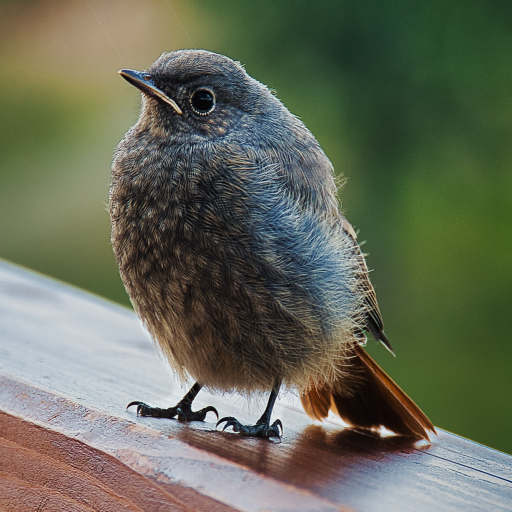
#> input picture data/image/birb.png, 1024 x 1024 px, given as the content of the folder input, which was not available (shown at 1/2 size)
$ python run.py
#> lines starting #> are read from the running program, lines starting #| are printed output that depends on the picture; pictures that were not available may be replaced by others from this repository, and a replacement may not be noted
### src/converter.py
import os
import pandas as pd
import numpy as np
import cv2
import sys


def load_dataset(file_path):

    print(f"Loading dataset: {file_path}...")
    _, extension = os.path.splitext(file_path.lower())

    # png loading
    if extension == '.png':
        data, metadata = decode_image(file_path)
        metadata['type'] = 'image'
        metadata['dims'] = 3
        return data, metadata

    # csv loading
    elif extension == '.csv':
        df = pd.read_csv(file_path)
        data = df.to_numpy()
        metadata = {'type': 'tabular', 'dims': data.shape[1]}
        return data, metadata

    else:
        raise ValueError(f"Unsupported file format {extension}. Please provide a PNG or CSV.")


def decode_image(input_image_path):
    # load the image
#> called with input_image_path = 'input/birb.png'
    image = cv2.imread(input_image_path)
#> image is the input picture: shape (1024, 1024, 3); mean B, G, R 88.4, 106.2, 101.5
    if image is None:
        print(f"error: could not load image from {input_image_path}")
        sys.exit(1)

    # ensure the image is rgb
    image = cv2.cvtColor(image, cv2.COLOR_BGR2RGB)

    # save dimensions
    height, width, channels = image.shape
#> height = 1024; width = 1024; channels = 3

    # convert from image to array
    pixel_data = image.reshape((height * width, channels))

    # cast to float
    pixel_data = pixel_data.astype(np.float32)

    # normalize between 0 and 1
    pixel_data /= 255.0

    # pack the dimensions into metadata
    metadata = {
        'original_shape': (height, width, channels)
    }
#> metadata = {'original_shape': (1024, 1024, 3)}

    return pixel_data, metadata


def encode_image(labels, centers, metadata, output_image_path):

    # unpack the dimensions directly from the metadata dictionary
    height, width, channels = metadata['original_shape']

    # map each pixel to its assigned cluster color
    reconstructed_pixels = centers[labels]

    # reshape back to original image dimensions
    reconstructed_image = reconstructed_pixels.reshape((height, width, channels))

    # denormalize from 0.0-1.0 float back to 0-255 integers
    reconstructed_image = (reconstructed_image * 255).astype(np.uint8)

    # convert RGB back to BGR
    reconstructed_image = cv2.cvtColor(reconstructed_image, cv2.COLOR_RGB2BGR)

    # ensure the output directory exists
    os.makedirs(os.path.dirname(output_image_path), exist_ok=True)

    # save the image
    cv2.imwrite(output_image_path, reconstructed_image)

### src/coreset.py
import numpy as np
from sklearn.cluster import kmeans_plusplus
from sklearn.metrics import pairwise_distances_argmin


def get_initial_approximation(data, k, q):
    # grab a small subset to make initialization fast
    subset_size = min(len(data), max(1024, q))
    indices = np.random.choice(len(data), size=subset_size, replace=False)
    subset = data[indices]

    centers, _ = kmeans_plusplus(subset, n_clusters=k, random_state=42)

    # the nearest center for all data points
    labels = pairwise_distances_argmin(data, centers)

    return labels, centers


# [8 lines left out: function calculate_epsilon_radius, not called in this run]


def calculate_mean_radius(cluster_points, center):
    # calculate the squared distance for all points in this cluster
    distances_sq = np.sum((cluster_points - center) ** 2, axis=1)

    # take the mean of those distances
    mean_dist_sq = np.mean(distances_sq)

    # do the normalized radius
    radius = np.sqrt(mean_dist_sq)

    return radius, distances_sq


def partition_cluster(cluster_points, distances_sq, radius):
    # create the masks based on radius
    inner_mask = distances_sq <= (radius ** 2)
    outer_mask = ~inner_mask

    # separate points inside and outside
    inner_points = cluster_points[inner_mask]
    outer_points = cluster_points[outer_mask]
    outer_distances_sq = distances_sq[outer_mask]

    return inner_points, outer_points, outer_distances_sq


def sample_inner_points(inner_points, target_size):
    number_inner = len(inner_points)

    if number_inner == 0:
        return np.empty((0, inner_points.shape[1])), np.array([])

    # if the target size is larger than the available points take all of them
    actual_size = min(target_size, number_inner)

    # uniform random sampling
    indices = np.random.choice(number_inner, size=actual_size, replace=False)
    sampled_points = inner_points[indices]

    # uniform weight assignment
    weight_value = number_inner / actual_size
    weights = np.full(actual_size, weight_value)

    return sampled_points, weights


def sample_outer_points(outer_points, outer_distances_sq, target_size):
    number_outer = len(outer_points)

    if number_outer == 0:
        return np.empty((0, outer_points.shape[1])), np.array([])

    actual_size = min(target_size, number_outer)
    cost_outer = np.sum(outer_distances_sq)

    if cost_outer == 0:
        # Fallback to uniform if all outer points sit exactly on the radius boundary
        return sample_inner_points(outer_points, target_size)

    # calculate non-uniform probability distribution
    probabilities = outer_distances_sq / cost_outer

    # sample based on probabilities
    indices = np.random.choice(number_outer, size=actual_size, replace=False, p=probabilities)
    sampled_points = outer_points[indices]

    # calculate inversely proportional weights
    sampled_distances_sq = outer_distances_sq[indices]
    weights = cost_outer / (actual_size * sampled_distances_sq)

    return sampled_points, weights


def build_coreset(data, k, q):

    labels, centers = get_initial_approximation(data, k, q)

    coreset_points = []
    coreset_weights = []

    # Sort the data once by label to group identical clusters in memory
    sort_indices = np.argsort(labels)
    sorted_labels = labels[sort_indices]
    sorted_data = data[sort_indices]

    # Calculate exactly how many points belong to each cluster
    cluster_sizes = np.bincount(sorted_labels, minlength=k)

    current_index = 0

    for i in range(k):
        size = cluster_sizes[i]
        if size == 0:
            continue

        # Slice the sorted data array using exact memory indexes
        cluster_points = sorted_data[current_index : current_index + size]
        current_index += size

        center = centers[i]

        # Partition the data
        radius, distances_sq = calculate_mean_radius(cluster_points, center)
        inner_pts, outer_pts, outer_dist_sq = partition_cluster(cluster_points, distances_sq, radius)

        # calculate an optimal split
        budget_per_cluster = q // k
        inner_ratio = len(inner_pts) / size
        inner_sample = max(1, int(budget_per_cluster * inner_ratio))
        outer_sample = max(1, budget_per_cluster - inner_sample)

        # Sample the partitions
        sampled_inner, weights_inner = sample_inner_points(inner_pts, inner_sample)
        sampled_outer, weights_outer = sample_outer_points(outer_pts, outer_dist_sq, outer_sample)

        # Store results
        if len(sampled_inner) > 0:
            coreset_points.append(sampled_inner)
            coreset_weights.append(weights_inner)

        if len(sampled_outer) > 0:
            coreset_points.append(sampled_outer)
            coreset_weights.append(weights_outer)

    # Concatenate all sampled blocks into final arrays
    final_points = np.vstack(coreset_points)
    final_weights = np.concatenate(coreset_weights)

    return final_points, final_weights

### src/visualize.py
import os
import numpy as np
import matplotlib.pyplot as plt
from sklearn.decomposition import PCA


# routing function for visualizations
def generate_plot(data, centers, metadata, output_path, title="Cluster Visualization"):

    dims = metadata.get('dims', data.shape[1])

    if dims == 2:
        plot_2d(data, centers, output_path, title)
    elif dims == 3:
        plot_3d_rgb(data, centers, output_path, title)
    elif dims == 6:
        plot_6d(data, centers, output_path, title)
    else:
        print(f"Visualization skipped: No plotting logic for {dims}D data.")


# [17 lines left out: function plot_2d, not called in this run]


def plot_3d_rgb(data, centers, output_path, title):
    # Downsample background pixels for performance and clean plotting
    np.random.seed(42)
    sample_size = min(50000, data.shape[0])
    bg_pixels = data[np.random.choice(data.shape[0], sample_size, replace=False)]

    fig = plt.figure(figsize=(16, 8))
    fig.suptitle(title, fontsize=16, fontweight='bold')

    def format_3d_axes(ax, view_title, elev, azim):
        # Background pixels colored by their actual RGB values
        ax.scatter(bg_pixels[:, 0], bg_pixels[:, 1], bg_pixels[:, 2],
                   c=bg_pixels, s=5, alpha=0.02, edgecolors='none')

        # Black diamonds for the computed cluster centers
        ax.scatter(centers[:, 0], centers[:, 1], centers[:, 2],
                   c='black', marker='D', s=100, edgecolors='white', linewidth=1.5, depthshade=False)

        ax.set_title(view_title, pad=10)
        ax.set_xlabel('Red')
        ax.set_ylabel('Green')
        ax.set_zlabel('Blue')
        ax.set_xlim(0, 1)
        ax.set_ylim(0, 1)
        ax.set_zlim(0, 1)

        ax.xaxis.set_pane_color((1.0, 1.0, 1.0, 0.0))
        ax.yaxis.set_pane_color((1.0, 1.0, 1.0, 0.0))
        ax.zaxis.set_pane_color((1.0, 1.0, 1.0, 0.0))

        ax.view_init(elev=elev, azim=azim)

    # Plot 45 degrees
    ax1 = fig.add_subplot(121, projection='3d')
    format_3d_axes(ax1, "Angle: 45°", elev=25, azim=45)

    # Plot 135 degrees
    ax2 = fig.add_subplot(122, projection='3d')
    format_3d_axes(ax2, "Angle: 135°", elev=25, azim=135)

    plt.tight_layout()

    os.makedirs(os.path.dirname(output_path), exist_ok=True)
    plt.savefig(output_path, dpi=300, bbox_inches='tight')
    plt.close(fig) # Prevent memory leaks during loops
    print(f"3D RGB Plot saved to {output_path}")


# [53 lines left out: function plot_6d, not called in this run]

### src/run.py
import time
import os
import csv
import numpy as np
from sklearn.cluster import KMeans

from src.converter import load_dataset, encode_image
from src.coreset import build_coreset
from src.visualize import generate_plot


# Execution Parameters
iterations = 5
k_values = [2, 4, 8, 16, 32, 64]
q_budgets = [64, 128, 256, 512, 1024, 2048, 4096]

# Feature Toggles
enable_metrics = False
enable_output = True


# Executes a standard loyd method for clustering
# [103 lines left out: functions run_standard_loyd, run_biased_coreset, run_uniform_coreset, dataset_metrics, not called in this run]


# will generate visualizations of the clusters in output
def dataset_output(file_path, file_output, file_name):
    data, metadata = load_dataset(file_path)
#> metadata = {'original_shape': (1024, 1024, 3), 'type': 'image', 'dims': 3}

    q = 4096

    for k in k_values:
        coreset_points, coreset_weights = build_coreset(data, k, q)

        kmeans = KMeans(n_clusters=k, init='k-means++', n_init=1, max_iter=300, random_state=42)
        kmeans.fit(coreset_points, sample_weight=coreset_weights)

        labels = kmeans.predict(data)
        centers = kmeans.cluster_centers_

        plot_path = os.path.join(file_output, f"{file_name}-k{k}-q{q}.png")
        generate_plot(data, centers, metadata, plot_path, title=f"{file_name} (k={k}, |Q|={q})")

        if metadata['type'] == 'image':
            image_path = os.path.join(file_output, f"{file_name}-k{k}-q{q}-reconstructed.png")
            encode_image(labels, centers, metadata, image_path)
#> this loop made 6 passes
#> (centers, cluster_sizes in build_coreset) on pass 1: ([[0.2, 0.302, 0.188], [0.463, 0.525, 0.612]], [619803, 428773])
#> cluster_sizes in build_coreset on pass 2: [216332, 408616, 223244, 200384]
#> pass 1, in plot_3d_rgb, `plt.savefig(output_path, dpi=300, bbox_inches='tight')`:
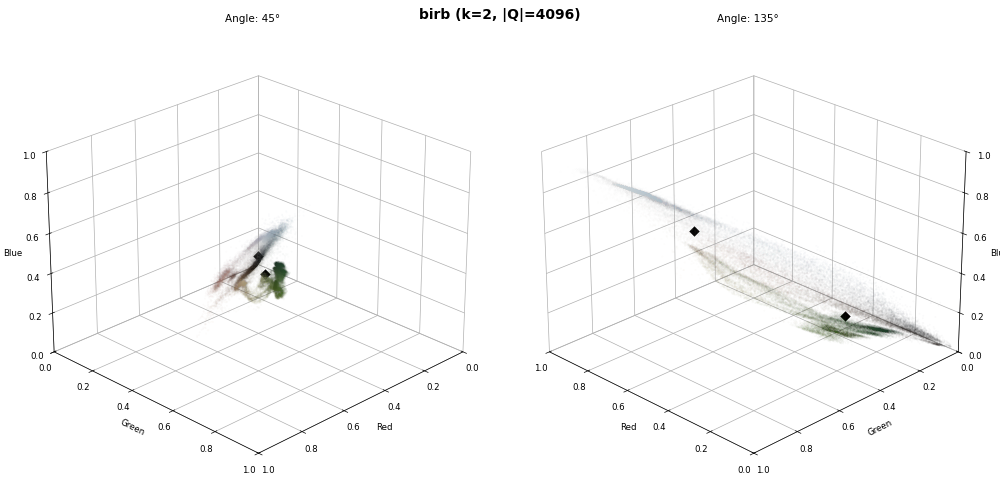
#> figure drawn by matplotlib, 2 panels
#> pass 1, in encode_image, `reconstructed_image = reconstructed_pixels.reshape((height, width, cha..`:
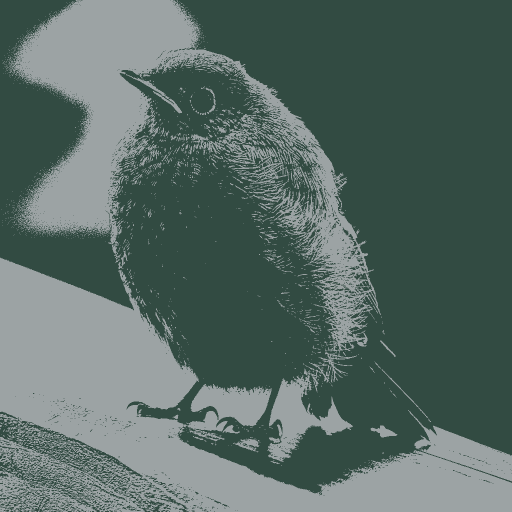
#> reconstructed_image: shape (1024, 1024, 3) float32 (shown at 1/2 size); mean of channels 0, 1, 2 0.4, 0.419, 0.348; drawn as B, G, R
#> pass 2, in encode_image (call 2), `reconstructed_image = reconstructed_pixels.reshape((height, width, cha..`:
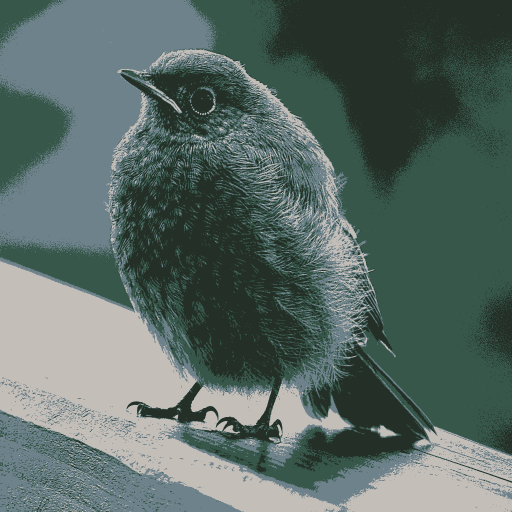
#> reconstructed_image: shape (1024, 1024, 3) float32 (shown at 1/2 size); mean of channels 0, 1, 2 0.395, 0.418, 0.349; drawn as B, G, R


def main():

    metrics_file1 = None
    metrics_file2 = None
    metrics_file3 = None
    writer1 = None
    writer2 = None
    writer3 = None

    if (enable_metrics):
        metrics_file1 = open("metrics/metrics_loyd.csv", mode='w', newline='')
        writer1 = csv.writer(metrics_file1)
        writer1.writerow([
            "Dataset", "Clusters", "Budget", "Iteration", "Cost", "Time"
        ])

        metrics_file2 = open("metrics/metrics_biased.csv", mode='w', newline='')
        writer2 = csv.writer(metrics_file2)
        writer2.writerow([
            "Dataset", "Clusters", "Budget", "Iteration", "Cost", "Time"
        ])

        metrics_file3 = open("metrics/metrics_uniform.csv", mode='w', newline='')
        writer3 = csv.writer(metrics_file3)
        writer3.writerow([
            "Dataset", "Clusters", "Budget", "Iteration", "Cost", "Time"
        ])

    # iterate through input datasets
    for filename in os.listdir("input"):
        # get the path and name
        file_path = os.path.join("input", filename)
        file_name = os.path.splitext(filename)[0]

        # create the specificc output folder
        file_output = os.path.join("output", file_name)
        os.makedirs(file_output, exist_ok=True)

        if enable_metrics:
            dataset_metrics(file_path, file_name, writer1, writer2, writer3)

        if enable_output:
            dataset_output(file_path, file_output, file_name)

    if metrics_file1 is not None:
        metrics_file1.close()

    if metrics_file2 is not None:
        metrics_file2.close()

    if metrics_file3 is not None:
        metrics_file3.close()


if __name__ == "__main__":
    main()
